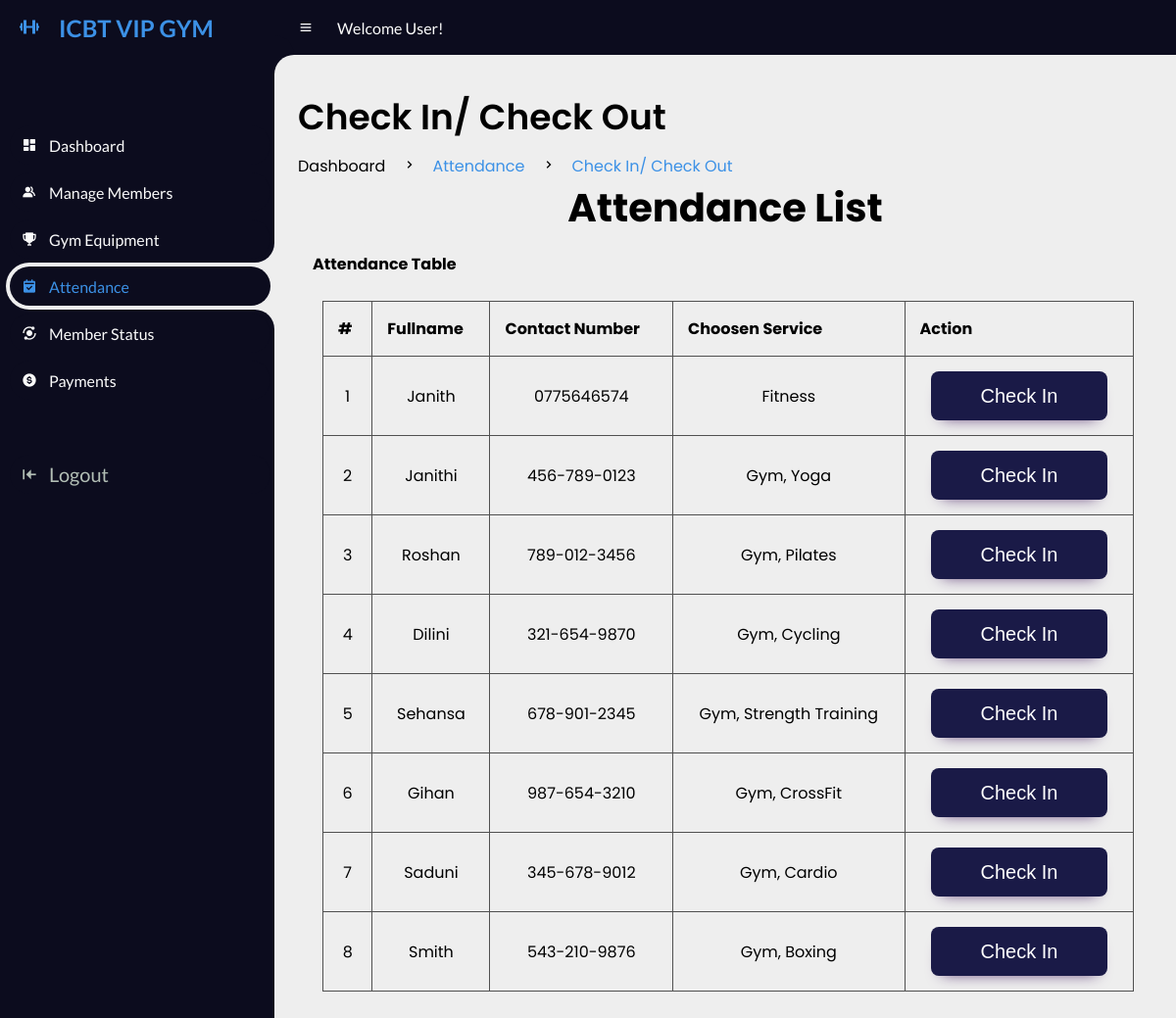
Screenshot of /2Staff/checkin.php (signed in) with the database file from the repository.
### tables this page shows
CREATE TABLE `members` (
  `user_id` int(11) NOT NULL,
  `fullname` varchar(20) NOT NULL,
  `email` varchar(20) NOT NULL,
  `password` varchar(100) NOT NULL,
  `gender` varchar(20) NOT NULL,
  `dor` date NOT NULL,
  `services` varchar(50) NOT NULL,
  `amount` int(100) NOT NULL,
  `paid_date` date NOT NULL,
  `p_year` int(11) NOT NULL,
  `plan` varchar(100) NOT NULL,
  `address` varchar(20) NOT NULL,
  `contact` varchar(100) NOT NULL,
  `status` varchar(20) NOT NULL DEFAULT 'Active',
  `attendance_count` int(100) NOT NULL,
  `ini_weight` int(100) NOT NULL DEFAULT 0,
  `curr_weight` int(100) NOT NULL DEFAULT 0,
  `ini_bodytype` varchar(50) NOT NULL,
  `curr_bodytype` varchar(50) NOT NULL,
  `progress_date` date NOT NULL,
  `reminder` int(11) NOT NULL DEFAULT 0
);

### 2Staff/checkin.php (the view, shortened to what this page needs)
<!DOCTYPE html>
<html lang="en">
<head>
    <link href='https://unpkg.com/boxicons@2.0.9/css/boxicons.min.css' rel='stylesheet'>
    <link rel="stylesheet" href="css/style.css">
</head>
<body>
    <section id="sidebar">
        <a href="#" class="brand">
        <i class='bx bx-dumbbell bx-tada' ></i>
            <span class="text">ICBT VIP GYM</span>
        </a>
        <ul class="side-menu top">
            <li>
                <a href="index.php">
                    <i class='bx bxs-dashboard'></i>
                    <span class="text">Dashboard</span>
                </a>
            </li>
            <li>
                <a href="managemb.php">
                    <i class='bx bxs-group'></i>
                    <span class="text">Manage Members</span>
                </a>
            </li>
            <li>
                <a href="managegym.php">
                    <i class='bx bxs-trophy'></i>
                    <span class="text">Gym Equipment</span>
                </a>
            </li>
            <li class="active">
                <a href="attendance.php">
                    <i class='bx bxs-calendar-check'></i>
                    <span class="text">Attendance</span>
                </a>
            </li>
            <li>
                <a href="statusmb.php">
                    <i class='bx bxs-analyse'></i>
                    <span class="text">Member Status</span>
                </a>
            </li>
            <li>
                <a href="paymentmb.php">
                    <i class='bx bxs-dollar-circle'></i>
                    <span class="text">Payments</span>
                </a>
            </li>
        </ul>
        <ul class="side-menu">
            <li>
                <a href="../logout.php" class="logout">
                    <i class='bx bxs-arrow-to-left'></i>
                    <span class="text">Logout</span>
                </a>
            </li>
        </ul>
    </section>
    <section id="content">
        <nav>
            <i class='bx bx-menu'></i>
            <a class="nav-link">Welcome User!</a>
        </nav>
        <main>
            <div class="head-title">
                <div class="left">
                    <h1>Check In/ Check Out</h1>
                    <ul class="breadcrumb">
                        <li>
                            <a href="#">Dashboard</a>
                        </li>
                        <li><i class='bx bx-chevron-right'></i></li>
                        <li>
                            <a class="active" href="attendance.php">Attendance</a>
                        </li>
                        <li><i class='bx bx-chevron-right'></i></li>
                        <li>
                            <a class="active" href="checkin.php">Check In/ Check Out</a>
                        </li>
                    </ul>
                </div>
            </div>
            <div id="content2">
                <div id="content2-header">
                    <h1 class="text-center" style="text-align:center; font-size: 40px;">Attendance List </h1>
                </div>
                <div class="container-fluid">
                    <div class="row-fluid">
                        <div class="span12">
                            <div class='widget-box'>
                                <div class='widget-title'> <span class='icon'> <i class='fas fa-th'></i> </span>
                                    <h5 style="margin:15px; font-size: 16px;">Attendance Table</h5>
                                </div>
                                <div class='widget-content nopadding'>
                                    <table class='table table-bordered table-hover'>
                                        <thead>
                                            <tr>
                                                <th>#</th>
                                                <th>Fullname</th>
                                                <th>Contact Number</th>
                                                <th>Choosen Service</th>
                                                <th>Action</th>
                                            </tr>
                                        </thead>
                                        <?php include "dbcon.php";
                                        $current_date = date('Y-m-d h:i A');
                                        $exp_date_time = explode(' ', $current_date);
                                        $todays_date =  $exp_date_time['0'];
                                        $qry = "SELECT * FROM members WHERE status = 'Active'";
                                        $result = mysqli_query($conn, $qry);
                                        $cnt = 1;
                                        while ($row = mysqli_fetch_array($result)) { ?>
                                        <tbody>
                                            <td>
                                                <div class='text-center'><?php echo $cnt; ?></div>
                                            </td>
                                            <td>
                                                <div class='text-center'><?php echo $row['fullname']; ?></div>
                                            </td>
                                            <td>
                                                <div class='text-center'><?php echo $row['contact']; ?></div>
                                            </td>
                                            <td>
                                                <div class='text-center'><?php echo $row['services']; ?></div>
                                            </td>
                                            <?php
                                                $qry = "SELECT * FROM attendance WHERE curr_date = '$todays_date' AND user_id = '" . $row['user_id'] . "'";
                                                $res = $conn->query($qry);
                                                $row_exist = mysqli_fetch_array($res);
                                                $curr_date = isset($row_exist['curr_date']);
                                                if ($curr_date == $todays_date) {
                                                ?>
                                            <td>
                                                <div class='text-center'><span
                                                        class="label label-inverse"><?php echo $row_exist['curr_date']; ?>
                                                        <?php echo $row_exist['curr_time']; ?></span></div>
                                                <div class='text-center'><a
                                                        href='deleteAttendance.php?id=<?php echo $row['user_id']; ?>'><button
                                                            class='btn btn-danger'>Check Out <i
                                                                class='fas fa-clock'></i></button> </a></div>
                                            </td>
                                            <?php
                                                } else {
                                                ?>
                                            <td>
                                                <div class='text-center'><a
                                                        href='checkAttendance.php?id=<?php echo $row['user_id']; ?>'><button
                                                            class='btn btn-info'>Check In </button> </a></div>
                                            </td>
                                            <?php }
                                                ?>
                                        </tbody>
                                        <?php $cnt++;
                                        } ?>
                                    </table>
                                </div>
                            </div>
                        </div>
                    </div>
                </div>
            </div>
        </main>
    </section>
</body>
</html>

### 2Staff/css/style.css (style rules this page uses)
* { margin: 0; padding: 0; box-sizing: border-box; }
a { text-decoration: none; }
li { list-style: none; }
:root { --poppins: 'Poppins', sans-serif; --lato: 'Lato', sans-serif; --light: #0C0C1E; --blue: #3C91E6; --light-blue: #CFE8FF; --grey: #060714; --dark-grey: #AAAAAA; --dark: #FBFBFB; --red: #DB504A; --yellow: #FFCE26; --gold: #FFC72C; --light-yellow: #FFF2C6; --orange: #FD7238; --light-orange: #FFE0D3; --light-green: hsl(160, 67%, 74%); --ice-blue: #4B9CD3; --Ash-Gray: #B2BEB5; }
html { overflow-x: hidden; }
body { background: #eee; overflow-x: hidden; }
#sidebar { position: fixed; top: 0; left: 0; width: 280px; height: 100%; background: var(--light); z-index: 2000; font-family: var(--lato); transition: .3s ease; overflow-x: hidden; scrollbar-width: none; }
#sidebar .brand { font-size: 24px; font-weight: 700; height: 56px; display: flex; align-items: center; color: var(--blue); position: sticky; top: 0; left: 0; background: var(--light); z-index: 500; padding-bottom: 20px; box-sizing: content-box; }
#sidebar .brand .bx { min-width: 60px; display: flex; justify-content: center; }
#sidebar .side-menu { width: 100%; margin-top: 48px; }
#sidebar .side-menu li { height: 48px; background: transparent; margin-left: 6px; border-radius: 48px 0 0 48px; padding: 4px; }
#sidebar .side-menu li.active { background: #eee; position: relative; }
#sidebar .side-menu li.active::before { content: ''; position: absolute; width: 40px; height: 40px; border-radius: 50%; top: -40px; right: 0; box-shadow: 20px 20px 0 #eee; z-index: -1; }
#sidebar .side-menu li.active::after { content: ''; position: absolute; width: 40px; height: 40px; border-radius: 50%; bottom: -40px; right: 0; box-shadow: 20px -20px 0 #eee; z-index: -1; }
#sidebar .side-menu li a { width: 100%; height: 100%; background: var(--light); display: flex; align-items: center; border-radius: 48px; font-size: 16px; color: var(--dark); white-space: nowrap; overflow-x: hidden; }
#sidebar .side-menu.top li.active a { color: var(--blue); }
#sidebar .side-menu li a.logout { color: var(--Ash-Gray); font-size: 20px; ; }
#sidebar .side-menu li a .bx { min-width: calc(60px - ((4px + 6px) * 2)); display: flex; justify-content: center; }
#content { position: sticky; width: calc(100% - 280px); left: 280px; transition: .3s ease; }
#content nav { height: 56px; background: var(--light); padding: 0 24px; display: flex; align-items: center; grid-gap: 24px; font-family: var(--lato); position: sticky; top: 0; left: 0; z-index: 1000; }
#content nav::before { content: ''; position: absolute; width: 40px; height: 40px; bottom: -40px; left: 0; border-radius: 50%; box-shadow: -20px -20px 0 var(--light); }
#content nav a { color: var(--dark); }
#content nav .bx.bx-menu { cursor: pointer; color: var(--dark); }
#content nav .nav-link { font-size: 16px; transition: .3s ease; }
#content main { width: 100%; padding: 36px 24px; font-family: var(--poppins); max-height: calc(100vh - 56px); overflow-y: auto; }
#content main .head-title { display: flex; align-items: center; justify-content: space-between; grid-gap: 16px; flex-wrap: wrap; }
#content main .head-title .left h1 { font-size: 36px; font-weight: 600; margin-bottom: 10px; color: black; }
#content main .head-title .left .breadcrumb { display: flex; align-items: center; grid-gap: 16px; }
#content main .head-title .left .breadcrumb li { color: black; }
#content main .head-title .left .breadcrumb li a { color: black; pointer-events: none; }
#content main .head-title .left .breadcrumb li a.active { color: var(--blue); pointer-events: unset; }

### 2Staff/checkin.php (style rules this page uses)
table { border-collapse: collapse; width: 95%; margin: 25px; }
th, td { padding: 15px; text-align: center; border: 1px solid #505050; }
th { text-align: left; }
.btn-info { border: none; padding: 10px; border-radius: 8px; width: 180px; height: 50px; background: #1a1a47; color: #fff; font-size: 20px; -webkit-box-shadow: 0px 9px 15px -11px rgba(88, 54, 114, 1); -moz-box-shadow: 0px 9px 15px -11px rgba(88, 54, 114, 1); box-shadow: 0px 9px 15px -11px rgba(88, 54, 114, 1); }

### rows the page displays
members: fullname "Janith", contact "0775646574", services "Fitness"
members: fullname "Janithi", contact "456-789-0123", services "Gym, Yoga"
members: fullname "Roshan", contact "789-012-3456", services "Gym, Pilates"
members: fullname "Dilini", contact "321-654-9870", services "Gym, Cycling"
members: fullname "Sehansa", contact "678-901-2345", services "Gym, Strength Training"
members: fullname "Gihan", contact "987-654-3210", services "Gym, CrossFit"
members: fullname "Saduni", contact "345-678-9012", services "Gym, Cardio"
members: fullname "Smith", contact "543-210-9876", services "Gym, Boxing"
